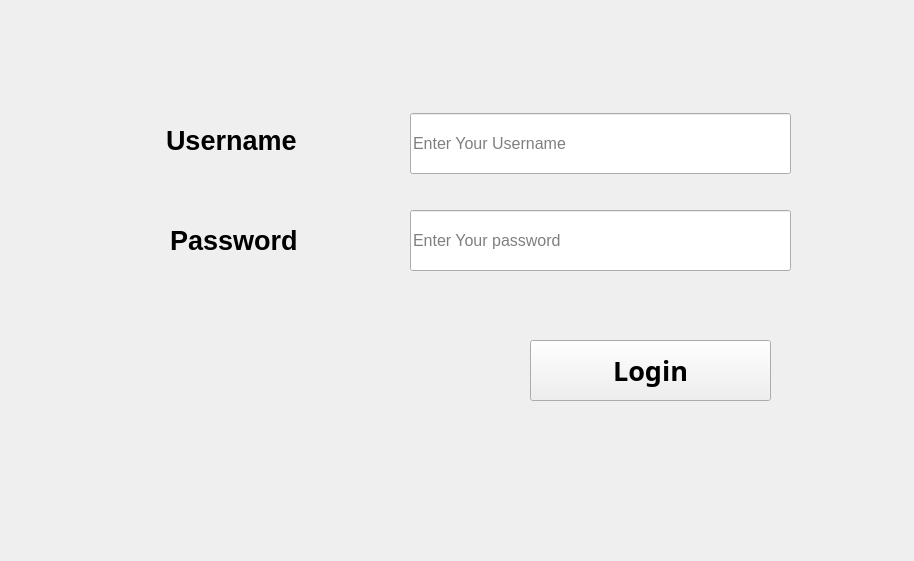
<?xml version="1.0" encoding="UTF-8"?>
<ui version="4.0">
 <class>Form</class>
 <widget class="QWidget" name="Form">
  <property name="geometry">
   <rect>
    <x>0</x>
    <y>0</y>
    <width>914</width>
    <height>561</height>
   </rect>
  </property>
  <property name="windowTitle">
   <string>Form</string>
  </property>
  <widget class="QPushButton" name="pushButton">
   <property name="geometry">
    <rect>
     <x>530</x>
     <y>340</y>
     <width>241</width>
     <height>61</height>
    </rect>
   </property>
   <property name="font">
    <font>
     <family>Segoe UI Semibold</family>
     <pointsize>20</pointsize>
     <weight>75</weight>
     <bold>true</bold>
    </font>
   </property>
   <property name="text">
    <string>Login</string>
   </property>
  </widget>
  <widget class="QLineEdit" name="lineEdit">
   <property name="geometry">
    <rect>
     <x>410</x>
     <y>113</y>
     <width>381</width>
     <height>61</height>
    </rect>
   </property>
   <property name="font">
    <font>
     <pointsize>12</pointsize>
    </font>
   </property>
   <property name="placeholderText">
    <string>Enter Your Username</string>
   </property>
  </widget>
  <widget class="QLineEdit" name="lineEdit_2">
   <property name="geometry">
    <rect>
     <x>410</x>
     <y>210</y>
     <width>381</width>
     <height>61</height>
    </rect>
   </property>
   <property name="font">
    <font>
     <pointsize>12</pointsize>
    </font>
   </property>
   <property name="echoMode">
    <enum>QLineEdit::Password</enum>
   </property>
   <property name="placeholderText">
    <string>Enter Your password</string>
   </property>
  </widget>
  <widget class="QLabel" name="label">
   <property name="geometry">
    <rect>
     <x>166</x>
     <y>110</y>
     <width>211</width>
     <height>61</height>
    </rect>
   </property>
   <property name="font">
    <font>
     <pointsize>20</pointsize>
     <weight>75</weight>
     <bold>true</bold>
    </font>
   </property>
   <property name="text">
    <string>Username</string>
   </property>
  </widget>
  <widget class="QLabel" name="label_2">
   <property name="geometry">
    <rect>
     <x>170</x>
     <y>210</y>
     <width>201</width>
     <height>61</height>
    </rect>
   </property>
   <property name="font">
    <font>
     <pointsize>20</pointsize>
     <weight>75</weight>
     <bold>true</bold>
    </font>
   </property>
   <property name="text">
    <string>Password</string>
   </property>
  </widget>
 </widget>
 <resources/>
 <connections/>
</ui>
